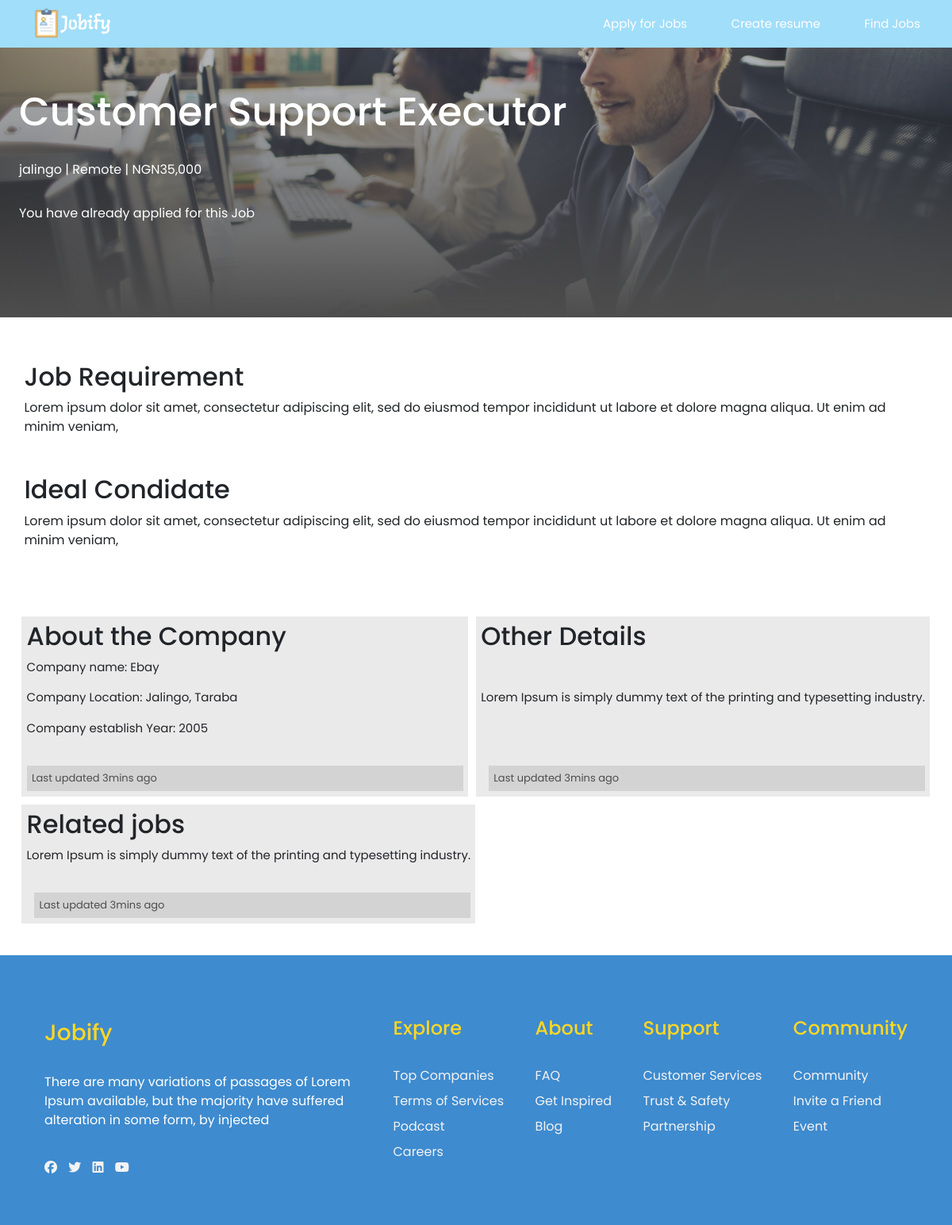
The app's page /job-details/2/ (signed in) with its own data.
### job/models.py (models this page shows, shortened)
class Job(models.Model):
    job_type_choices = (
        ('Remote', 'Remote'),
        ('Onsite', 'Onsite'),
        ('Hybrid', 'Hybrid'),
    )
    user = models.ForeignKey(User, on_delete=models.CASCADE)
    company = models.ForeignKey(Company, on_delete=models.CASCADE)
    title = models.CharField(max_length=100)
    location = models.CharField(max_length=100)
    salary = models.PositiveIntegerField(default=35000)
    requirements = models.TextField()
    ideal_candidate = models.TextField()
    is_available = models.BooleanField(default=True)
    timestamp = models.DateTimeField(auto_now_add=True)
    industry = models.ForeignKey(Industry, on_delete=models.DO_NOTHING, null=True, blank=True)
    state = models.ForeignKey(State, on_delete=models.DO_NOTHING, null=True, blank=True)
    job_type = models.CharField(max_length=20, choices=job_type_choices, null=True, blank=True)

### company/models.py (models this page shows, shortened)
class Company(models.Model):
    user = models.OneToOneField(User, on_delete=models.CASCADE)
    name = models.CharField(max_length=100, null=True, blank=True)
    logo = models.ImageField(upload_to='image/')
    est_date = models.PositiveBigIntegerField( null=True, blank=True)
    city = models.CharField(max_length=100, null=True, blank=True)
    state = models.CharField(max_length=100, null=True, blank=True)

### website/views.py (the view)
# urls.py: path('job-details/<int:pk>/', views.job_details, name='job-details')
def job_details(request, pk):
    if ApplyJob.objects.filter(user=request.user, job=pk).exists():
        has_applied = True
    else:
        has_applied = False
    job = Job.objects.get(pk=pk)
    context = {
        'job':job,
        'has_applied':has_applied,
        }
    return render(request, 'website/job_detail.html', context)

### templates/website/job_detail.html (shortened to what this page needs)
{% extends 'website/base.html' %}
{% load static %}
{% load humanize %}
{% block style %}
 <nav class="navbar" style="background: #a1defa;">
    {% if request.user.is_athenticated %}
    <a href="{% url 'dashboard:dashboard' %}" class="navbar-logo"><img src="{% static 'images/logo.svg' %}" alt="logo"></a>
    {% else %}
    <a href="{% url 'website:home' %}" class="navbar-logo"><img src="{% static 'images/logo.svg' %}" alt="logo"></a>
        {% endif %}
        <div class="navbar-menu">
            {% if request.user.is_authenticated %}
            <a href="#">Apply for Jobs</a>
            <a href="{% url 'resume:update-resume' %}">Create resume</a>
             <a href="{% url 'website:job-listing' %}">Find Jobs </a>
            {% else %}
            <a href="#">Apply for Jobs</a>
            <a href="#companies">Companies</a>
            <a class="menu-button" href="{% url 'user:login' %}">Get started</a>
            {% endif %}
        </div>
    </nav>
{% endblock %}
{% block content %}
    <section class="job-details">
        <h1>Customer Support Executor</h1>
        <p style="color: #fff;">{{job.location}} | Remote | NGN{{job.salary|intcomma}}</p>
        {% if request.user.is_authenticated %}
        {% if has_applied == True %}
        <p style="color: #fff;">You have already applied for this Job</p>
        {% else %}
        <a href="{% url 'job:apply-to-jobs' job.pk %}" class="btns">Apply for Job</a>
        {% endif%}
        {% else %}
        <a href="{% url 'user:login' %}" class="btns">Login to Apply</a>
        {% endif %}
    </section>
    <section id="jobs" class="company-info">
        <div>
            <div class="flex-center-row">
                <h2>Job Requirement</h2>
                <p>
                   {{job.requirements}}
                </p>
            </div>
            <div>
                <h2>Ideal Condidate</h2>
                <p>
                    {{job.ideal_candidate}}
                </p>
            </div>
        </div>
        <div class="job-others">
            <div>
                <h2>About the Company</h2>
                <p>Company name: {{job.company.name}}</p>
                <p>Company Location: {{job.company.city}}, {{job.company.state}}</p>
                <p>Company establish Year: {{job.company.est_date}}</p>
                <div class="inner">
                    <span>Last updated 3mins ago</span>
                </div>
            </div>
            <div>
                <h2>Other Details</h2>
                <p>Lorem Ipsum is simply dummy text of the printing and typesetting industry. </p>
                <div class="inner">
                    <span>Last updated 3mins ago</span>
                </div>
            </div>
            <div>
                <h2>Related jobs</h2>
                <p>Lorem Ipsum is simply dummy text of the printing and typesetting industry. </p>
                <div class="inner">
                    <span>Last updated 3mins ago</span>
                </div>
            </div>
        </div>
    </section>
  {% endblock %}

### user/static/css/style.css (style rules this page uses)
:root { --primaryColor: #0076de; --whiteColor: #fff; --blackColor: #333; --labelColor: #64b1f5; --yellowColor: #ffd723; --font1: 'Poppins', sans-serif; --font2: 'Open Sans', sans-serif; --fontCaps: 'Alegreya Sans SC', sans-serif; }
* { margin: 0; padding: 0; box-sizing: border-box; outline: none; font-family: var(--font1); scroll-behavior: smooth; }
body { width: 100%; height: 100vh; }
h1 { line-height: 1.5; }
.navbar { width: 100%; height: 60px; display: flex; justify-content: space-between; position: fixed; align-items: center; margin-bottom: 80px; top: 0; left: 0; padding: .7rem 2.5rem; z-index: 10; color: var(--whiteColor); background: transparent; }
.navbar-logo img { width: 100px; }
.navbar-menu { width: 400px; display: flex; align-items: center; justify-content: space-between; }
.navbar-menu > a { color: var(--whiteColor); text-decoration: none; font-size: 15px; }
.job-details { height: 50vh; background-image: linear-gradient(rgba(0,0,9,0.2), #4d4d4d), url('../images/detail.jpg'); background-position: center; background-size: cover; display: flex; gap: 15px; align-items: flex-start; justify-content: center; flex-direction: column; padding: 2%; }
.job-details h1 { font-size: 50px; color: #fff; }
.company-info { display: flex; padding: 2%; align-items: center; justify-content: center; flex-direction: column; gap: 20px; }
.company-info div { padding: 1rem 0.2rem; }
.job-others { display: flex; flex-wrap: wrap; gap: 10px; align-items: center; }
.job-others div { display: flex; flex-direction: column; justify-content: space-between; align-self: stretch; background: #ebeaea; min-width: 550px; padding: 0.4rem; }
.job-others div p { max-width: 700px; font-size: 15px; }
.job-others div .inner { align-self: flex-end; background-color: #d3d3d3; margin-top: 20px; }
.job-others div .inner span { font-size: 13px; color: #4d4d4d; }

### records on screen
Job: location "jalingo", salary "35,000", requirements "Lorem ipsum dolor sit amet, consectetur adipiscing elit, sed do eiusmod tempor incididunt ut labore et dolore magna aliqua. Ut enim ad minim veniam,", ideal_candidate "Lorem ipsum dolor sit amet, consectetur adipiscing elit, sed do eiusmod tempor incididunt ut labore et dolore magna aliqua. Ut enim ad minim veniam,", company.name "Ebay", company.city "Jalingo", company.state "Taraba", company.est_date "2005"
